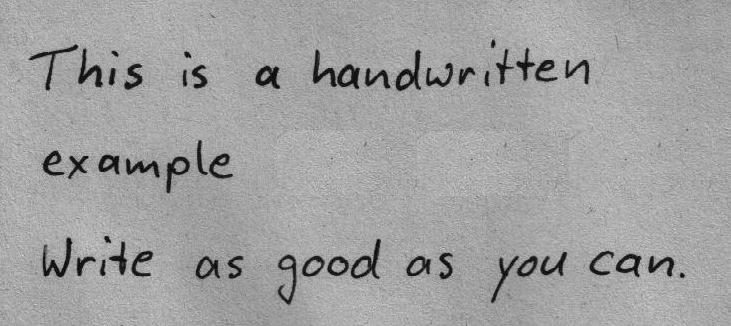
#> input picture Sample-handwritten-text-input-for-OCR.png, 731 x 326 px
$ python deskew_test.py --image Sample-handwritten-text-input-for-OCR.png
#> lines starting #> are read from the running program, lines starting #| are printed output that depends on the picture; after the words box and inside, x2 and y2 are one past the last pixel; in counts of white or black regions, pixels touching at a corner belong together; long printed decimals are rounded
# import the necessary packages
import numpy as np
import argparse
import cv2

# construct the argument parse and parse the arguments
ap = argparse.ArgumentParser()
ap.add_argument("-i", "--image", required=True,
	help="path to input image file")
args = vars(ap.parse_args())

# load the image from disk
image = cv2.imread(args["image"])
#> image is the input picture: shape (326, 731, 3); min 0, max 229, mean 161.1

# convert the image to grayscale and flip the foreground
# and background to ensure foreground is now "white" and
# the background is "black"
gray = cv2.cvtColor(image, cv2.COLOR_BGR2GRAY)
gray = cv2.bitwise_not(gray)
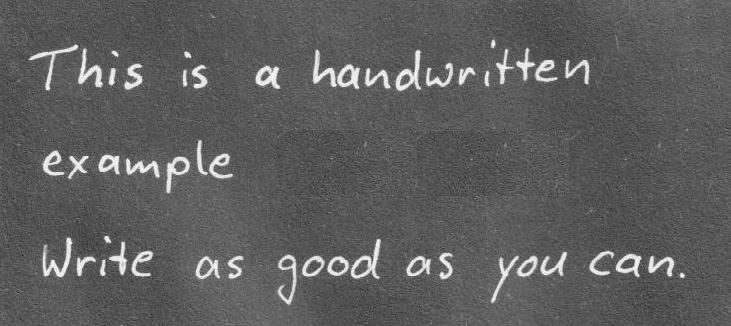
#> gray: shape (326, 731); min 26, max 255, mean 93.9

# threshold the image, setting all foreground pixels to
# 255 and all background pixels to 0
thresh = cv2.threshold(gray, 0, 255,
	cv2.THRESH_BINARY | cv2.THRESH_OTSU)[1]
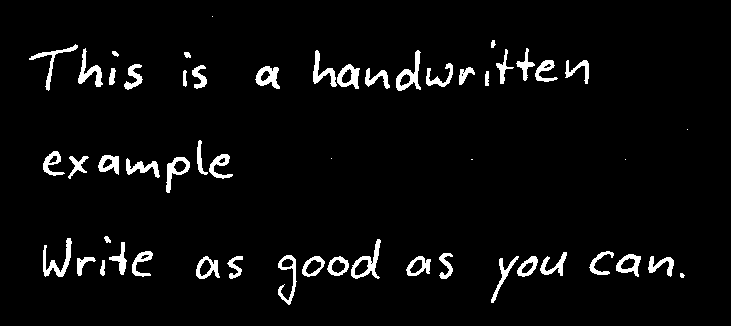
#> thresh: shape (326, 731); 4.3% white; 54 white regions (6 under 20 px), largest, box (x1, y1, x2, y2) and area: (43, 238, 72, 277) 393, (351, 239, 381, 279) 393, (396, 50, 421, 91) 385
# cv2.imshow("Thresh", thresh)
# grab the (x, y) coordinates of all pixel values that
# are greater than zero, then use these coordinates to
# compute a rotated bounding box that contains all
# coordinates
coords = np.column_stack(np.where(thresh > 0))
#> coords = 10288 pairs, first value 16 to 304, second value 29 to 687
angle = cv2.minAreaRect(coords)[-1]
#> angle = -4.86

# the `cv2.minAreaRect` function returns values in the
# range [-90, 0); as the rectangle rotates clockwise the
# returned angle trends to 0 -- in this special case we
# need to add 90 degrees to the angle
if angle < -45:
	angle = -(90 + angle)

# otherwise, just take the inverse of the angle to make
# it positive
else:
	angle = -angle
#> angle = 4.86

# rotate the image to deskew it
(h, w) = image.shape[:2]
#> h = 326; w = 731
center = (w // 2, h // 2)
#> center = (365, 163)
M = cv2.getRotationMatrix2D(center, angle, 1.0)
#> M = [[0.996, 0.0848, -12.51], [-0.0848, 0.996, 31.54]]
rotated = cv2.warpAffine(image, M, (w, h),
	flags=cv2.INTER_CUBIC, borderMode=cv2.BORDER_REPLICATE)
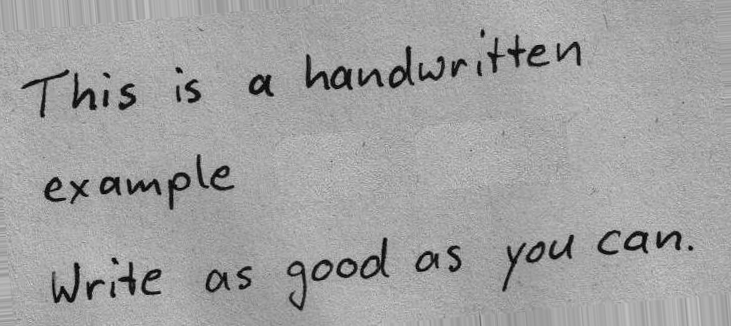
#> rotated: shape (326, 731, 3); min 0, max 215, mean 161.3

# draw the correction angle on the image so we can validate it
# cv2.putText(rotated, "Angle: {:.2f} degrees".format(angle),
	# (10, 30), cv2.FONT_HERSHEY_SIMPLEX, 0.7, (0, 0, 255), 2)

# show the output image
# print("[INFO] angle: {:.3f}".format(angle))
# cv2.imshow("Input", image)
# cv2.imshow("Rotated", rotated)
# cv2.waitKey(0)
cv2.imwrite("deskew_thresh.png", thresh)
cv2.imwrite("deskew_out.png", rotated)
print(angle)
#| 4.865
